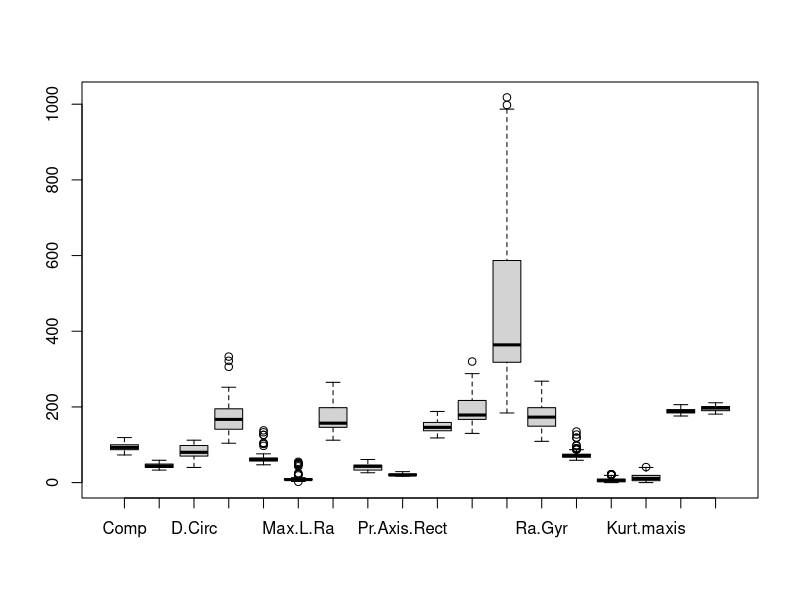
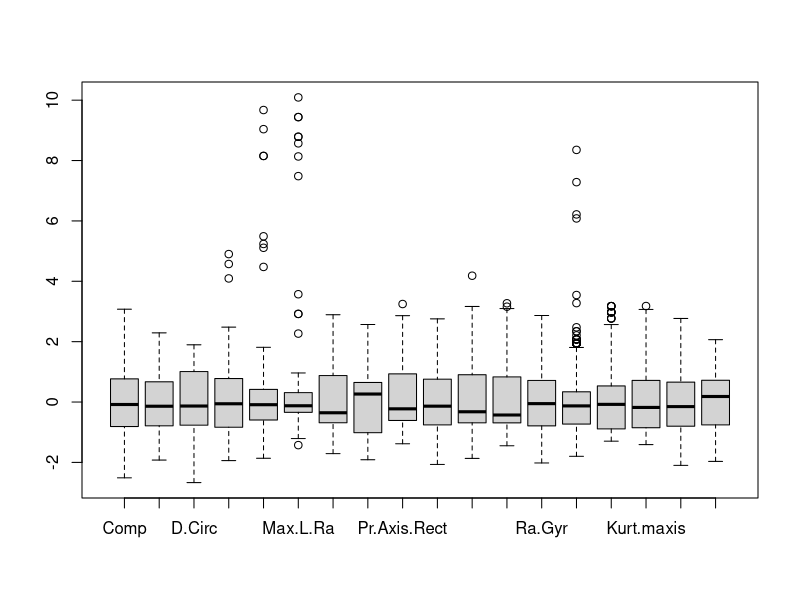
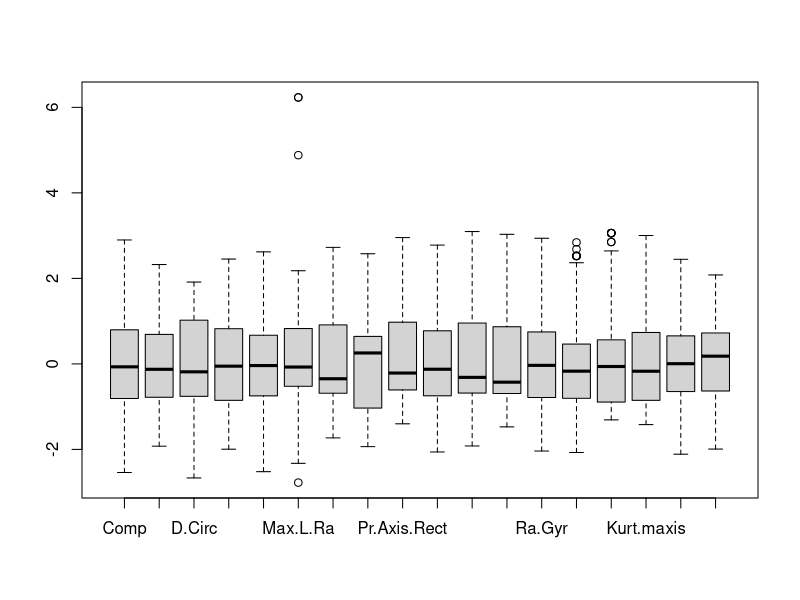
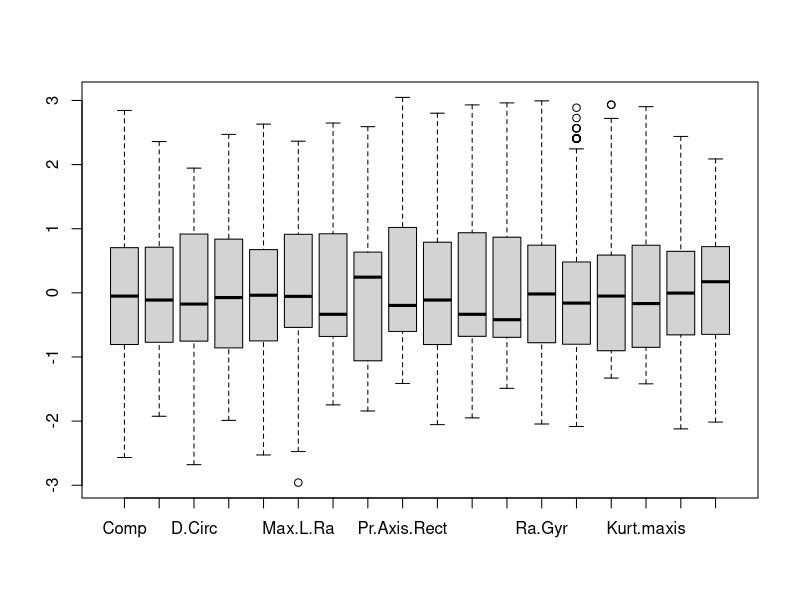
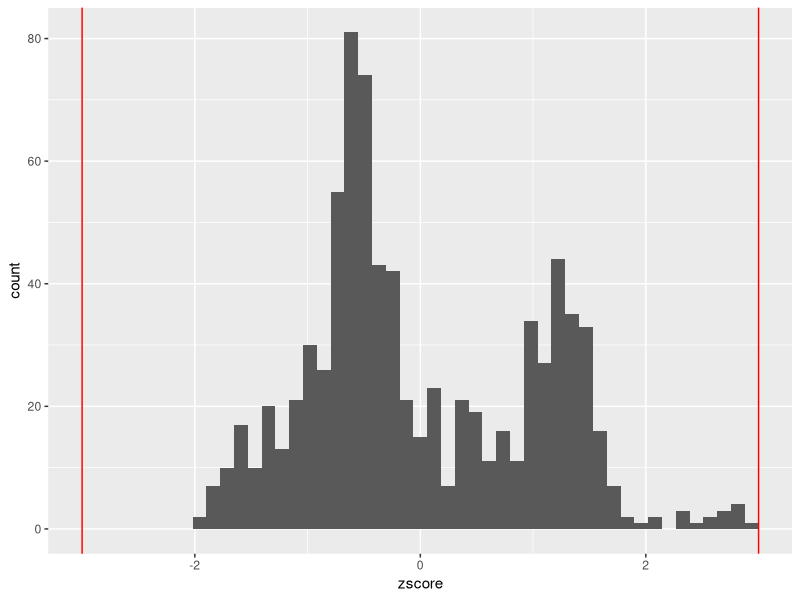
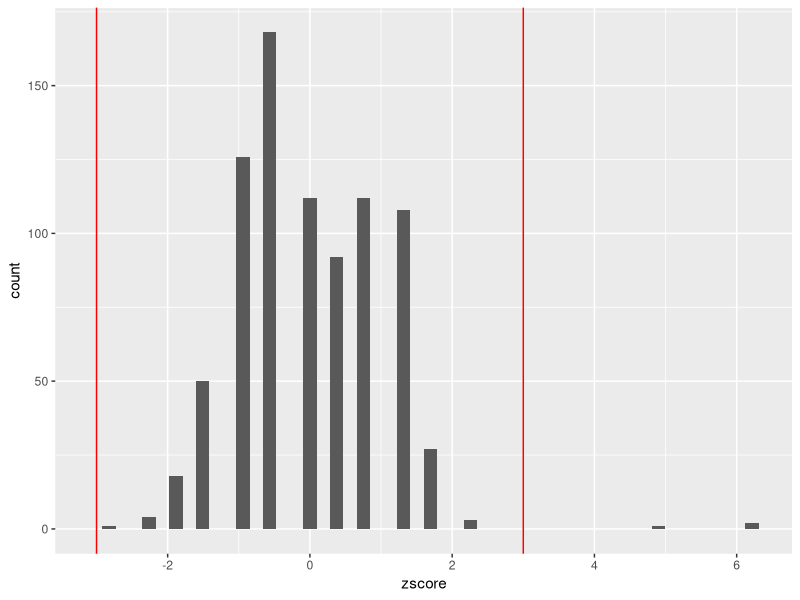
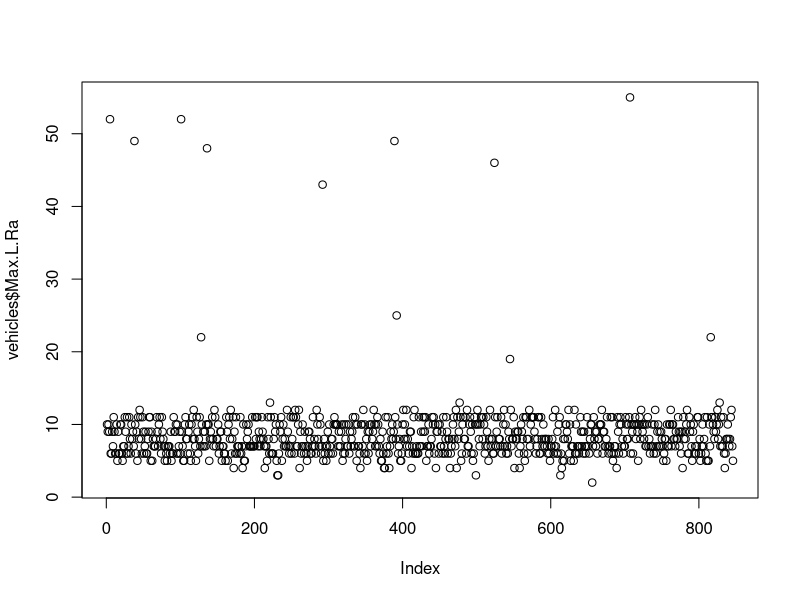
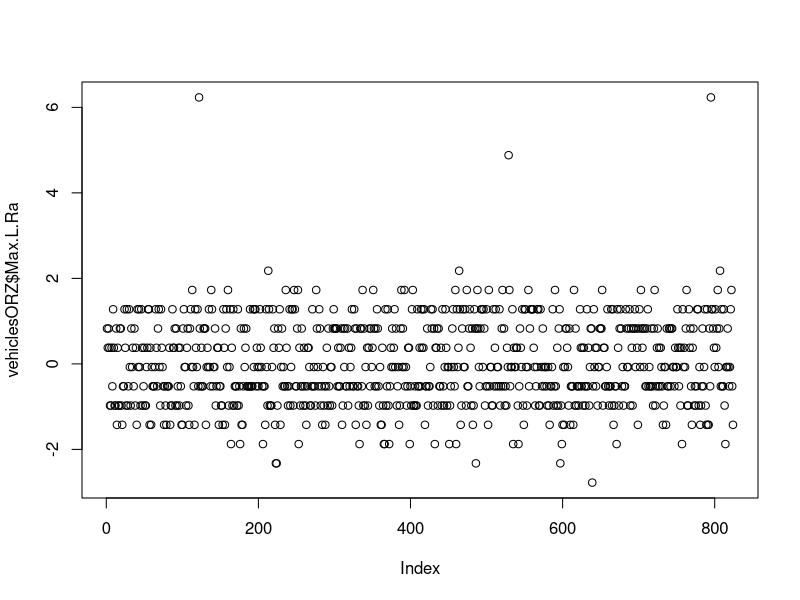

Generate these figures, in order, with R:
library("readxl")
library("ggplot2")

#----------------------- Functions -----------------------------

normalise <- function(x) {
  return ((x - min(x)) / (max(x) - min(x)))
}

#This function displays the z-score distribution and displays outliers
plotZScoreOutliers <- function(df, zscore) {
  
  ggplot(df, aes(zscore)) +
    geom_histogram(aes(x=zscore, y=..count..), bins = 50) +
    geom_vline(xintercept = 3, color = "red") +
    geom_vline(xintercept = -3, color = "red")
  
}

removeOutliers <- function(df, dfz) {
  
  for (i in 1:18) {
    df <- df[dfz[[i]] < 3 & dfz[[i]] > -3, ]
    dfz <- dfz[dfz[[i]] < 3 & dfz[[i]] > -3, ]
  }
  
  return(df)
  
}

#--------------------- Initial Data Frames ------------------------------------

vehicles = read_excel("vehicles.xlsx")   

#Calculate Z scores for each value
vehiclesZScores <- as.data.frame(scale(vehicles[2:19]))

#MinMax Normalisation
vehiclesNormalised <- as.data.frame(lapply(vehicles[2:19], normalise))

#--------------------- Calling method to remove outliers ----------------------

#First iteration
vehiclesOR <- removeOutliers(vehicles[2:19], vehiclesZScores)
vehiclesORZ <- as.data.frame(scale(vehiclesOR))

#Second iteration
vehiclesOR2 <- removeOutliers(vehiclesOR, vehiclesORZ)
vehiclesORZ2 <- as.data.frame(scale(vehiclesOR2))

#--------------------- Plots --------------------------------------------------

boxplot(vehicles[2:19])
boxplot(vehiclesZScores)
boxplot(vehiclesORZ)
boxplot(vehiclesORZ2)

plotZScoreOutliers(vehiclesORZ2, vehiclesORZ2$Sc.Var.Maxis)
plotZScoreOutliers(vehiclesORZ, vehiclesORZ$Max.L.Ra)

plot(vehicles$Max.L.Ra, type = "p")
plot(vehiclesORZ$Max.L.Ra, type = "p")

plotZScoreOutliers(vehiclesZScores, vehiclesZScores$Comp)
plotZScoreOutliers(vehiclesZScores, vehiclesZScores$Circ)
plotZScoreOutliers(vehiclesZScores, vehiclesZScores$Max.L.Ra)
plotZScoreOutliers(vehiclesZScores, vehiclesZScores$Sc.Var.Maxis)
plotZScoreOutliers(vehiclesZScores, vehiclesZScores$Max.L.Rect)

plot(vehiclesZScores$Max.L.Rect, type="o", col="blue")

plot(vehicles$Max.L.Ra, type = "p")
plot(vehiclesZScores$Max.L.Ra, type = "p")

plot(vehiclesNormalised$Comp, type = "p")
boxplot(vehicles$Comp, ylab = "Max.L.Ra")
